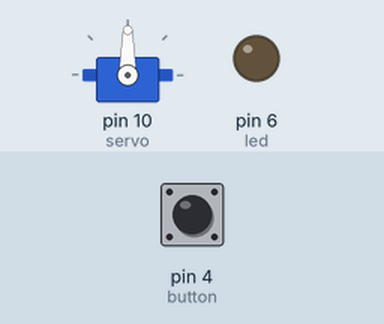
Simulated run of this sketch. Board: Arduino Uno, built with avr-gcc and run on an emulated ATmega328P. Shown: servo, output pins drawn as LEDs (lit = HIGH). The inputs (shaded band) are chosen by the test bench; at power-on: pin 4 (button) LOW.

Above: at 1.2 s.
1.3 s: pin 4 (button) pulled HIGH for 1 s
At 2.9 s:
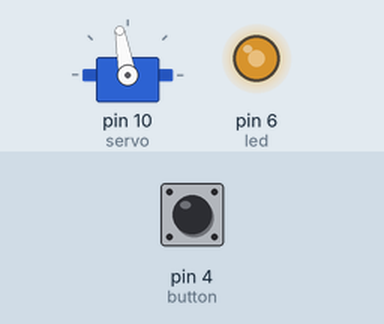
4.3 s: pin 4 (button) pulled HIGH for 0.15 s
At 5.6 s:
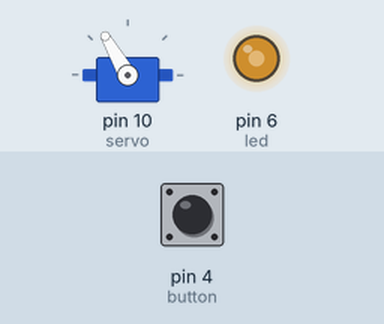
5.9 s: pin 4 (button) pulled HIGH for 0.15 s
At 7.0 s:
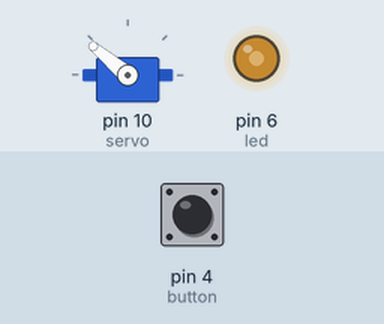
7.5 s: pin 4 (button) pulled HIGH for 3.2 s
At 11.8 s:
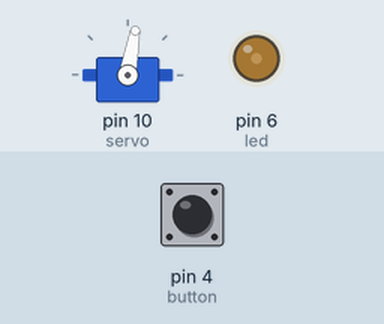
12.2 s: pin 4 (button) pulled HIGH for 0.15 s
At 13.0 s:
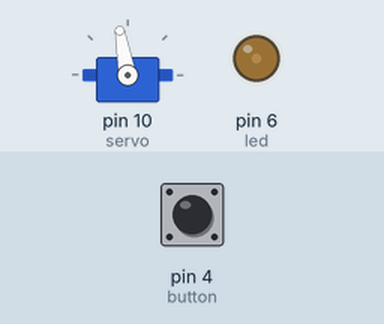
13.8 s: pin 4 (button) pulled HIGH for 1 s
At 16.0 s:
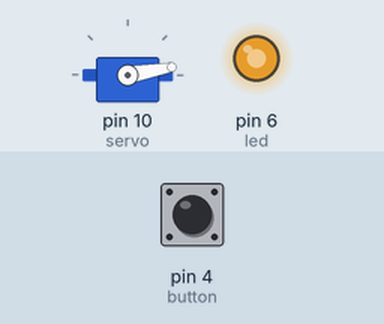
Timing chart, 0 to 17.5 s (numbered marks = the images above; inputs shaded):
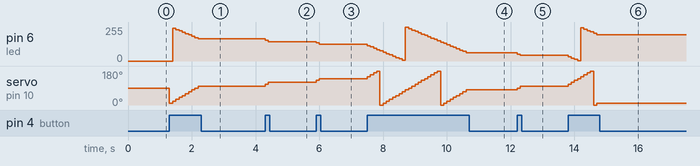

The sketch:

servoandled.ino
```cpp
#include <Servo.h>

const int led = 6;
const int button = 4;
int level = 255;
const int servo = 10;
int servolevel = 0;
Servo servo1;
void setup() {
  // put your setup code here, to run once:

  pinMode(button, INPUT);
  servo1.attach(servo);
  pinMode(led, OUTPUT);
}

void loop() {
  // put your main code here, to run repeatedly:

  if (digitalRead(button) == HIGH) {


    if (level < 255) {

      level = level - 10;

    }
    else {

      level = 0;
    }

    if (servolevel < 180) {

      servolevel = servolevel + 10;

    }

    else
    {
      servolevel = 0;

    }


    servo1.write(servolevel);
    analogWrite(led, level);


    delay(100);
  }


}
```

Measured:
- after the input at 1.3 s, pin 6 (led): 0/255 → 246/255 after 0.10 s, → 236/255 0.10 s later, → 226/255 0.10 s later, → 216/255 0.10 s later, … (9 changes in this stretch); servo on pin 10 (servo): 90° → 10° at once, → 20° 0.10 s later, → 30° 0.10 s later, → 40° 0.10 s later, … (10 changes in this stretch)
- after the input at 4.3 s, pin 6 (led): 166/255 → 156/255 at once, → 146/255 0.10 s later; servo on pin 10 (servo): 100° → 110° at once, → 120° 0.10 s later
- after the input at 5.9 s, pin 6 (led): 146/255 → 136/255 at once, → 126/255 0.10 s later; servo on pin 10 (servo): 120° → 130° at once, → 140° 0.10 s later
- after the input at 7.5 s, pin 6 (led): 126/255 → 116/255 at once, → 106/255 0.10 s later, → 96/255 0.10 s later, → 86/255 0.10 s later, … (32 changes in this stretch); servo on pin 10 (servo): ramps from 0° to 180° and jumps back, once every 1.9 s
- after the input at 12.2 s, pin 6 (led): 62/255 → 52/255 at once, → 42/255 0.10 s later; servo on pin 10 (servo): 80° → 90° at once, → 100° 0.10 s later
- after the input at 13.8 s, pin 6 (led): 42/255 → 32/255 at once, → 22/255 0.10 s later, → 12/255 0.10 s later, → 2/255 0.10 s later, … (10 changes in this stretch); servo on pin 10 (servo): 100° → 110° at once, → 120° 0.10 s later, → 130° 0.10 s later, → 140° 0.10 s later, … (10 changes in this stretch)
